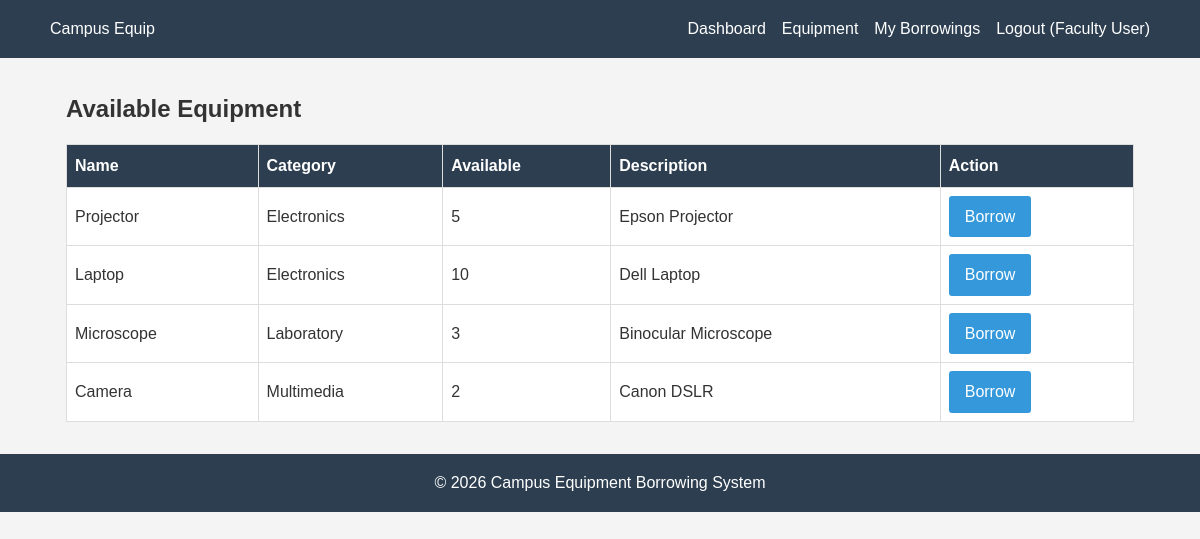
/student/equipment.php (signed in), run on the app's committed database.
### tables this page shows
CREATE TABLE equipment (
  id INT AUTO_INCREMENT PRIMARY KEY,
  name VARCHAR(100) NOT NULL,
  category VARCHAR(50),
  quantity INT NOT NULL DEFAULT 1,
  available INT NOT NULL DEFAULT 1,
  description TEXT
);

### student/equipment.php (the view, shortened to what this page needs)
<?php
require_once '../config/db.php';
include '../includes/header.php';
$stmt = $pdo->query("SELECT * FROM equipment WHERE available > 0");
$equipment = $stmt->fetchAll();
?>
<h2>Available Equipment</h2>
<table>
    <tr>
        <th>Name</th><th>Category</th><th>Available</th><th>Description</th><th>Action</th>
    </tr>
    <?php foreach ($equipment as $item): ?>
    <tr>
        <td><?php echo htmlspecialchars($item['name']); ?></td>
        <td><?php echo htmlspecialchars($item['category']); ?></td>
        <td><?php echo $item['available']; ?></td>
        <td><?php echo htmlspecialchars($item['description']); ?></td>
        <td><a href="request.php?id=<?php echo $item['id']; ?>" class="btn">Borrow</a></td>
    </tr>
    <?php endforeach; ?>
</table>
<?php include '../includes/footer.php'; ?>

### includes/header.php (shortened to what this page needs)
<!DOCTYPE html>
<html lang="en">
<head>
    <link rel="stylesheet" href="/campus-equipment/assets/css/style.css">
</head>
<body>
<nav>
    <div class="nav-container">
        <a href="/campus-equipment/index.php" class="logo">Campus Equip</a>
        <ul>
            <?php if (isset($_SESSION['user_id'])): ?>
                <?php if ($_SESSION['role'] == 'staff'): ?>
                    <li><a href="/campus-equipment/staff/dashboard.php">Dashboard</a></li>
                    <li><a href="/campus-equipment/staff/equipment.php">Equipment</a></li>
                    <li><a href="/campus-equipment/staff/requests.php">Requests</a></li>
                    <li><a href="/campus-equipment/staff/transactions.php">Transactions</a></li>
                <?php else: ?>
                    <li><a href="/campus-equipment/student/dashboard.php">Dashboard</a></li>
                    <li><a href="/campus-equipment/student/equipment.php">Equipment</a></li>
                    <li><a href="/campus-equipment/student/my_borrowings.php">My Borrowings</a></li>
                <?php endif; ?>
                <li><a href="/campus-equipment/auth/logout.php">Logout (<?php echo htmlspecialchars($_SESSION['name']); ?>)</a></li>
            <?php else: ?>
                <li><a href="/campus-equipment/auth/login.php">Login</a></li>
            <?php endif; ?>
        </ul>
    </div>
</nav>
<main class="container">

### includes/footer.php
</main>
<footer>
    <p>&copy; <?php echo date('Y'); ?> Campus Equipment Borrowing System</p>
</footer>
</body>
</html>

### assets/css/style.css (style rules this page uses)
* { box-sizing: border-box; margin: 0; padding: 0; }
body { font-family: Arial, sans-serif; line-height: 1.6; background: #f4f4f4; color: #333; }
nav { background: #2c3e50; color: white; padding: 1rem; }
.nav-container { display: flex; justify-content: space-between; align-items: center; max-width: 1100px; margin: 0 auto; }
nav ul { list-style: none; display: flex; gap: 1rem; }
nav a { color: white; text-decoration: none; }
.container { max-width: 1100px; margin: 2rem auto; padding: 0 1rem; }
h2 { margin-bottom: 1rem; }
table { width: 100%; border-collapse: collapse; margin: 1rem 0; background: white; }
th, td { padding: 0.5rem; border: 1px solid #ddd; text-align: left; }
th { background: #2c3e50; color: white; }
button, .btn { display: inline-block; background: #3498db; color: white; padding: 0.5rem 1rem; border: none; border-radius: 3px; cursor: pointer; text-decoration: none; }
footer { text-align: center; padding: 1rem; background: #2c3e50; color: white; margin-top: 2rem; }

### data on the page
equipment: name "Projector", category "Electronics", available "5", description "Epson Projector"
equipment: name "Laptop", category "Electronics", available "10", description "Dell Laptop"
equipment: name "Microscope", category "Laboratory", available "3", description "Binocular Microscope"
equipment: name "Camera", category "Multimedia", available "2", description "Canon DSLR"

### other printed values
$_SESSION['name'] "Faculty User"
